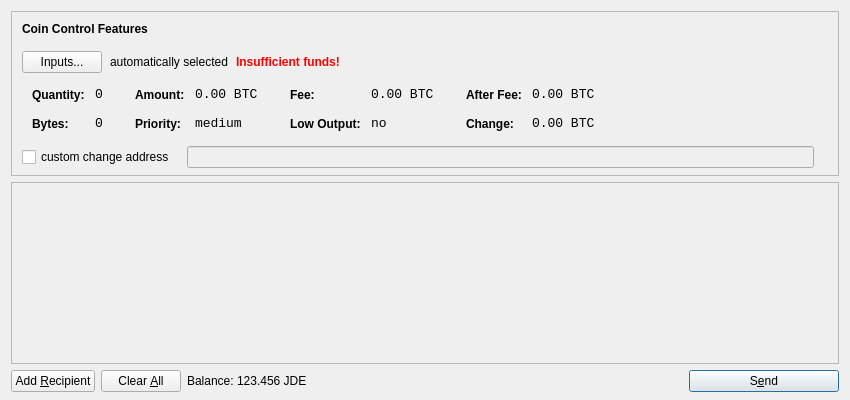
<?xml version="1.0" encoding="UTF-8"?>
<ui version="4.0">
 <class>SendCoinsDialog</class>
 <widget class="QDialog" name="SendCoinsDialog">
  <property name="geometry">
   <rect>
    <x>0</x>
    <y>0</y>
    <width>850</width>
    <height>400</height>
   </rect>
  </property>
  <property name="windowTitle">
   <string>Send Coins</string>
  </property>
  <layout class="QVBoxLayout" name="verticalLayout" stretch="0,1,0">
   <property name="bottomMargin">
    <number>8</number>
   </property>
   <item>
    <widget class="QFrame" name="frameCoinControl">
     <property name="sizePolicy">
      <sizepolicy hsizetype="Expanding" vsizetype="Expanding">
       <horstretch>0</horstretch>
       <verstretch>0</verstretch>
      </sizepolicy>
     </property>
     <property name="maximumSize">
      <size>
       <width>16777215</width>
       <height>16777215</height>
      </size>
     </property>
     <property name="frameShape">
      <enum>QFrame::StyledPanel</enum>
     </property>
     <property name="frameShadow">
      <enum>QFrame::Sunken</enum>
     </property>
     <layout class="QVBoxLayout" name="verticalLayoutCoinControl2">
      <property name="spacing">
       <number>-1</number>
      </property>
      <property name="leftMargin">
       <number>0</number>
      </property>
      <property name="topMargin">
       <number>0</number>
      </property>
      <property name="rightMargin">
       <number>0</number>
      </property>
      <property name="bottomMargin">
       <number>6</number>
      </property>
      <item>
       <layout class="QVBoxLayout" name="verticalLayoutCoinControl" stretch="0,0,0,0,1">
        <property name="spacing">
         <number>0</number>
        </property>
        <property name="leftMargin">
         <number>10</number>
        </property>
        <property name="topMargin">
         <number>10</number>
        </property>
        <item>
         <layout class="QHBoxLayout" name="horizontalLayoutCoinControl1">
          <property name="bottomMargin">
           <number>15</number>
          </property>
          <item>
           <widget class="QLabel" name="labelCoinControlFeatures">
            <property name="sizePolicy">
             <sizepolicy hsizetype="Preferred" vsizetype="Maximum">
              <horstretch>0</horstretch>
              <verstretch>0</verstretch>
             </sizepolicy>
            </property>
            <property name="font">
             <font>
              <weight>75</weight>
              <bold>true</bold>
             </font>
            </property>
            <property name="styleSheet">
             <string notr="true">font-weight:bold;</string>
            </property>
            <property name="text">
             <string>Coin Control Features</string>
            </property>
           </widget>
          </item>
         </layout>
        </item>
        <item>
         <layout class="QHBoxLayout" name="horizontalLayoutCoinControl2" stretch="0,0,0,0">
          <property name="spacing">
           <number>8</number>
          </property>
          <property name="bottomMargin">
           <number>10</number>
          </property>
          <item>
           <widget class="QPushButton" name="pushButtonCoinControl">
            <property name="styleSheet">
             <string notr="true"/>
            </property>
            <property name="text">
             <string>Inputs...</string>
            </property>
           </widget>
          </item>
          <item>
           <widget class="QLabel" name="labelCoinControlAutomaticallySelected">
            <property name="text">
             <string>automatically selected</string>
            </property>
            <property name="margin">
             <number>5</number>
            </property>
           </widget>
          </item>
          <item>
           <widget class="QLabel" name="labelCoinControlInsuffFunds">
            <property name="font">
             <font>
              <weight>75</weight>
              <bold>true</bold>
             </font>
            </property>
            <property name="styleSheet">
             <string notr="true">color:red;font-weight:bold;</string>
            </property>
            <property name="text">
             <string>Insufficient funds!</string>
            </property>
            <property name="margin">
             <number>5</number>
            </property>
           </widget>
          </item>
          <item>
           <spacer name="horizontalSpacerCoinControl">
            <property name="orientation">
             <enum>Qt::Horizontal</enum>
            </property>
            <property name="sizeHint" stdset="0">
             <size>
              <width>40</width>
              <height>1</height>
             </size>
            </property>
           </spacer>
          </item>
         </layout>
        </item>
        <item>
         <widget class="QWidget" name="widgetCoinControl" native="true">
          <property name="sizePolicy">
           <sizepolicy hsizetype="Preferred" vsizetype="Preferred">
            <horstretch>0</horstretch>
            <verstretch>0</verstretch>
           </sizepolicy>
          </property>
          <property name="minimumSize">
           <size>
            <width>0</width>
            <height>0</height>
           </size>
          </property>
          <property name="styleSheet">
           <string notr="true"/>
          </property>
          <layout class="QHBoxLayout" name="horizontalLayoutCoinControl5">
           <property name="margin">
            <number>0</number>
           </property>
           <item>
            <layout class="QHBoxLayout" name="horizontalLayoutCoinControl3" stretch="0,0,0,1">
             <property name="spacing">
              <number>20</number>
             </property>
             <property name="topMargin">
              <number>0</number>
             </property>
             <property name="bottomMargin">
              <number>10</number>
             </property>
             <item>
              <layout class="QFormLayout" name="formLayoutCoinControl1">
               <property name="horizontalSpacing">
                <number>10</number>
               </property>
               <property name="verticalSpacing">
                <number>14</number>
               </property>
               <property name="leftMargin">
                <number>10</number>
               </property>
               <property name="topMargin">
                <number>4</number>
               </property>
               <property name="rightMargin">
                <number>6</number>
               </property>
               <item row="0" column="0">
                <widget class="QLabel" name="labelCoinControlQuantityText">
                 <property name="styleSheet">
                  <string notr="true">font-weight:bold;</string>
                 </property>
                 <property name="text">
                  <string>Quantity:</string>
                 </property>
                 <property name="margin">
                  <number>0</number>
                 </property>
                </widget>
               </item>
               <item row="0" column="1">
                <widget class="QLabel" name="labelCoinControlQuantity">
                 <property name="font">
                  <font>
                   <family>Monospace</family>
                   <pointsize>10</pointsize>
                  </font>
                 </property>
                 <property name="cursor">
                  <cursorShape>IBeamCursor</cursorShape>
                 </property>
                 <property name="contextMenuPolicy">
                  <enum>Qt::ActionsContextMenu</enum>
                 </property>
                 <property name="text">
                  <string notr="true">0</string>
                 </property>
                 <property name="margin">
                  <number>0</number>
                 </property>
                 <property name="textInteractionFlags">
                  <set>Qt::LinksAccessibleByMouse|Qt::TextSelectableByKeyboard|Qt::TextSelectableByMouse</set>
                 </property>
                </widget>
               </item>
               <item row="1" column="0">
                <widget class="QLabel" name="labelCoinControlBytesText">
                 <property name="styleSheet">
                  <string notr="true">font-weight:bold;</string>
                 </property>
                 <property name="text">
                  <string>Bytes:</string>
                 </property>
                </widget>
               </item>
               <item row="1" column="1">
                <widget class="QLabel" name="labelCoinControlBytes">
                 <property name="font">
                  <font>
                   <family>Monospace</family>
                   <pointsize>10</pointsize>
                  </font>
                 </property>
                 <property name="cursor">
                  <cursorShape>IBeamCursor</cursorShape>
                 </property>
                 <property name="contextMenuPolicy">
                  <enum>Qt::ActionsContextMenu</enum>
                 </property>
                 <property name="text">
                  <string notr="true">0</string>
                 </property>
                 <property name="textInteractionFlags">
                  <set>Qt::LinksAccessibleByMouse|Qt::TextSelectableByKeyboard|Qt::TextSelectableByMouse</set>
                 </property>
                </widget>
               </item>
              </layout>
             </item>
             <item>
              <layout class="QFormLayout" name="formLayoutCoinControl2">
               <property name="horizontalSpacing">
                <number>10</number>
               </property>
               <property name="verticalSpacing">
                <number>14</number>
               </property>
               <property name="leftMargin">
                <number>6</number>
               </property>
               <property name="topMargin">
                <number>4</number>
               </property>
               <property name="rightMargin">
                <number>6</number>
               </property>
               <item row="0" column="0">
                <widget class="QLabel" name="labelCoinControlAmountText">
                 <property name="styleSheet">
                  <string notr="true">font-weight:bold;</string>
                 </property>
                 <property name="text">
                  <string>Amount:</string>
                 </property>
                 <property name="margin">
                  <number>0</number>
                 </property>
                </widget>
               </item>
               <item row="0" column="1">
                <widget class="QLabel" name="labelCoinControlAmount">
                 <property name="font">
                  <font>
                   <family>Monospace</family>
                   <pointsize>10</pointsize>
                  </font>
                 </property>
                 <property name="cursor">
                  <cursorShape>IBeamCursor</cursorShape>
                 </property>
                 <property name="contextMenuPolicy">
                  <enum>Qt::ActionsContextMenu</enum>
                 </property>
                 <property name="text">
                  <string notr="true">0.00 BTC</string>
                 </property>
                 <property name="textInteractionFlags">
                  <set>Qt::LinksAccessibleByMouse|Qt::TextSelectableByKeyboard|Qt::TextSelectableByMouse</set>
                 </property>
                </widget>
               </item>
               <item row="1" column="0">
                <widget class="QLabel" name="labelCoinControlPriorityText">
                 <property name="styleSheet">
                  <string notr="true">font-weight:bold;</string>
                 </property>
                 <property name="text">
                  <string>Priority:</string>
                 </property>
                </widget>
               </item>
               <item row="1" column="1">
                <widget class="QLabel" name="labelCoinControlPriority">
                 <property name="font">
                  <font>
                   <family>Monospace</family>
                   <pointsize>10</pointsize>
                  </font>
                 </property>
                 <property name="cursor">
                  <cursorShape>IBeamCursor</cursorShape>
                 </property>
                 <property name="contextMenuPolicy">
                  <enum>Qt::ActionsContextMenu</enum>
                 </property>
                 <property name="text">
                  <string>medium</string>
                 </property>
                 <property name="textInteractionFlags">
                  <set>Qt::LinksAccessibleByMouse|Qt::TextSelectableByKeyboard|Qt::TextSelectableByMouse</set>
                 </property>
                </widget>
               </item>
              </layout>
             </item>
             <item>
              <layout class="QFormLayout" name="formLayoutCoinControl3">
               <property name="horizontalSpacing">
                <number>10</number>
               </property>
               <property name="verticalSpacing">
                <number>14</number>
               </property>
               <property name="leftMargin">
                <number>6</number>
               </property>
               <property name="topMargin">
                <number>4</number>
               </property>
               <property name="rightMargin">
                <number>6</number>
               </property>
               <item row="0" column="0">
                <widget class="QLabel" name="labelCoinControlFeeText">
                 <property name="styleSheet">
                  <string notr="true">font-weight:bold;</string>
                 </property>
                 <property name="text">
                  <string>Fee:</string>
                 </property>
                 <property name="margin">
                  <number>0</number>
                 </property>
                </widget>
               </item>
               <item row="0" column="1">
                <widget class="QLabel" name="labelCoinControlFee">
                 <property name="font">
                  <font>
                   <family>Monospace</family>
                   <pointsize>10</pointsize>
                  </font>
                 </property>
                 <property name="cursor">
                  <cursorShape>IBeamCursor</cursorShape>
                 </property>
                 <property name="contextMenuPolicy">
                  <enum>Qt::ActionsContextMenu</enum>
                 </property>
                 <property name="text">
                  <string notr="true">0.00 BTC</string>
                 </property>
                 <property name="textInteractionFlags">
                  <set>Qt::LinksAccessibleByMouse|Qt::TextSelectableByKeyboard|Qt::TextSelectableByMouse</set>
                 </property>
                </widget>
               </item>
               <item row="1" column="0">
                <widget class="QLabel" name="labelCoinControlLowOutputText">
                 <property name="styleSheet">
                  <string notr="true">font-weight:bold;</string>
                 </property>
                 <property name="text">
                  <string>Low Output:</string>
                 </property>
                </widget>
               </item>
               <item row="1" column="1">
                <widget class="QLabel" name="labelCoinControlLowOutput">
                 <property name="font">
                  <font>
                   <family>Monospace</family>
                   <pointsize>10</pointsize>
                  </font>
                 </property>
                 <property name="cursor">
                  <cursorShape>IBeamCursor</cursorShape>
                 </property>
                 <property name="contextMenuPolicy">
                  <enum>Qt::ActionsContextMenu</enum>
                 </property>
                 <property name="text">
                  <string>no</string>
                 </property>
                 <property name="textInteractionFlags">
                  <set>Qt::LinksAccessibleByMouse|Qt::TextSelectableByKeyboard|Qt::TextSelectableByMouse</set>
                 </property>
                </widget>
               </item>
              </layout>
             </item>
             <item>
              <layout class="QFormLayout" name="formLayoutCoinControl4">
               <property name="horizontalSpacing">
                <number>10</number>
               </property>
               <property name="verticalSpacing">
                <number>14</number>
               </property>
               <property name="leftMargin">
                <number>6</number>
               </property>
               <property name="topMargin">
                <number>4</number>
               </property>
               <property name="rightMargin">
                <number>6</number>
               </property>
               <item row="0" column="0">
                <widget class="QLabel" name="labelCoinControlAfterFeeText">
                 <property name="styleSheet">
                  <string notr="true">font-weight:bold;</string>
                 </property>
                 <property name="text">
                  <string>After Fee:</string>
                 </property>
                 <property name="margin">
                  <number>0</number>
                 </property>
                </widget>
               </item>
               <item row="0" column="1">
                <widget class="QLabel" name="labelCoinControlAfterFee">
                 <property name="font">
                  <font>
                   <family>Monospace</family>
                   <pointsize>10</pointsize>
                  </font>
                 </property>
                 <property name="cursor">
                  <cursorShape>IBeamCursor</cursorShape>
                 </property>
                 <property name="contextMenuPolicy">
                  <enum>Qt::ActionsContextMenu</enum>
                 </property>
                 <property name="text">
                  <string notr="true">0.00 BTC</string>
                 </property>
                 <property name="textInteractionFlags">
                  <set>Qt::LinksAccessibleByMouse|Qt::TextSelectableByKeyboard|Qt::TextSelectableByMouse</set>
                 </property>
                </widget>
               </item>
               <item row="1" column="0">
                <widget class="QLabel" name="labelCoinControlChangeText">
                 <property name="styleSheet">
                  <string notr="true">font-weight:bold;</string>
                 </property>
                 <property name="text">
                  <string>Change:</string>
                 </property>
                </widget>
               </item>
               <item row="1" column="1">
                <widget class="QLabel" name="labelCoinControlChange">
                 <property name="font">
                  <font>
                   <family>Monospace</family>
                   <pointsize>10</pointsize>
                  </font>
                 </property>
                 <property name="cursor">
                  <cursorShape>IBeamCursor</cursorShape>
                 </property>
                 <property name="contextMenuPolicy">
                  <enum>Qt::ActionsContextMenu</enum>
                 </property>
                 <property name="text">
                  <string notr="true">0.00 BTC</string>
                 </property>
                 <property name="textInteractionFlags">
                  <set>Qt::LinksAccessibleByMouse|Qt::TextSelectableByKeyboard|Qt::TextSelectableByMouse</set>
                 </property>
                </widget>
               </item>
              </layout>
             </item>
            </layout>
           </item>
          </layout>
         </widget>
        </item>
        <item>
         <layout class="QHBoxLayout" name="horizontalLayoutCoinControl4" stretch="0,0,0">
          <property name="spacing">
           <number>12</number>
          </property>
          <property name="sizeConstraint">
           <enum>QLayout::SetDefaultConstraint</enum>
          </property>
          <property name="topMargin">
           <number>5</number>
          </property>
          <property name="rightMargin">
           <number>5</number>
          </property>
          <item>
           <widget class="QCheckBox" name="checkBoxCoinControlChange">
            <property name="text">
             <string>custom change address</string>
            </property>
           </widget>
          </item>
          <item>
           <widget class="QLineEdit" name="lineEditCoinControlChange">
            <property name="enabled">
             <bool>false</bool>
            </property>
            <property name="sizePolicy">
             <sizepolicy hsizetype="Expanding" vsizetype="Fixed">
              <horstretch>0</horstretch>
              <verstretch>0</verstretch>
             </sizepolicy>
            </property>
           </widget>
          </item>
          <item>
           <widget class="QLabel" name="labelCoinControlChangeLabel">
            <property name="sizePolicy">
             <sizepolicy hsizetype="Preferred" vsizetype="Expanding">
              <horstretch>0</horstretch>
              <verstretch>0</verstretch>
             </sizepolicy>
            </property>
            <property name="minimumSize">
             <size>
              <width>0</width>
              <height>0</height>
             </size>
            </property>
            <property name="text">
             <string/>
            </property>
            <property name="margin">
             <number>3</number>
            </property>
           </widget>
          </item>
         </layout>
        </item>
        <item>
         <spacer name="verticalSpacerCoinControl">
          <property name="orientation">
           <enum>Qt::Vertical</enum>
          </property>
          <property name="sizeHint" stdset="0">
           <size>
            <width>800</width>
            <height>1</height>
           </size>
          </property>
         </spacer>
        </item>
       </layout>
      </item>
     </layout>
    </widget>
   </item>
   <item>
    <widget class="QScrollArea" name="scrollArea">
     <property name="widgetResizable">
      <bool>true</bool>
     </property>
     <widget class="QWidget" name="scrollAreaWidgetContents">
      <property name="geometry">
       <rect>
        <x>0</x>
        <y>0</y>
        <width>830</width>
        <height>165</height>
       </rect>
      </property>
      <layout class="QVBoxLayout" name="verticalLayout_2">
       <property name="margin">
        <number>0</number>
       </property>
       <item>
        <layout class="QVBoxLayout" name="entries">
         <property name="spacing">
          <number>6</number>
         </property>
        </layout>
       </item>
       <item>
        <spacer name="verticalSpacer">
         <property name="orientation">
          <enum>Qt::Vertical</enum>
         </property>
         <property name="sizeHint" stdset="0">
          <size>
           <width>20</width>
           <height>40</height>
          </size>
         </property>
        </spacer>
       </item>
      </layout>
     </widget>
    </widget>
   </item>
   <item>
    <layout class="QHBoxLayout" name="horizontalLayout">
     <item>
      <widget class="QPushButton" name="addButton">
       <property name="toolTip">
        <string>Send to multiple recipients at once</string>
       </property>
       <property name="text">
        <string>Add &amp;Recipient</string>
       </property>
       <property name="icon">
        <iconset resource="../bitcoin.qrc">
         <normaloff>:/icons/add</normaloff>:/icons/add</iconset>
       </property>
       <property name="autoDefault">
        <bool>false</bool>
       </property>
      </widget>
     </item>
     <item>
      <widget class="QPushButton" name="clearButton">
       <property name="sizePolicy">
        <sizepolicy hsizetype="Minimum" vsizetype="Fixed">
         <horstretch>0</horstretch>
         <verstretch>0</verstretch>
        </sizepolicy>
       </property>
       <property name="toolTip">
        <string>Remove all transaction fields</string>
       </property>
       <property name="text">
        <string>Clear &amp;All</string>
       </property>
       <property name="icon">
        <iconset resource="../bitcoin.qrc">
         <normaloff>:/icons/remove</normaloff>:/icons/remove</iconset>
       </property>
       <property name="autoRepeatDelay">
        <number>300</number>
       </property>
       <property name="autoDefault">
        <bool>false</bool>
       </property>
      </widget>
     </item>
     <item>
      <layout class="QHBoxLayout" name="horizontalLayout_2">
       <property name="spacing">
        <number>3</number>
       </property>
       <item>
        <widget class="QLabel" name="label">
         <property name="text">
          <string>Balance:</string>
         </property>
        </widget>
       </item>
       <item>
        <widget class="QLabel" name="labelBalance">
         <property name="cursor">
          <cursorShape>IBeamCursor</cursorShape>
         </property>
         <property name="text">
          <string>123.456 JDE</string>
         </property>
         <property name="textInteractionFlags">
          <set>Qt::LinksAccessibleByMouse|Qt::TextSelectableByKeyboard|Qt::TextSelectableByMouse</set>
         </property>
        </widget>
       </item>
      </layout>
     </item>
     <item>
      <spacer name="horizontalSpacer">
       <property name="orientation">
        <enum>Qt::Horizontal</enum>
       </property>
       <property name="sizeHint" stdset="0">
        <size>
         <width>40</width>
         <height>20</height>
        </size>
       </property>
      </spacer>
     </item>
     <item>
      <widget class="QPushButton" name="sendButton">
       <property name="minimumSize">
        <size>
         <width>150</width>
         <height>0</height>
        </size>
       </property>
       <property name="toolTip">
        <string>Confirm the send action</string>
       </property>
       <property name="text">
        <string>S&amp;end</string>
       </property>
       <property name="icon">
        <iconset resource="../bitcoin.qrc">
         <normaloff>:/icons/send</normaloff>:/icons/send</iconset>
       </property>
       <property name="default">
        <bool>true</bool>
       </property>
      </widget>
     </item>
    </layout>
   </item>
  </layout>
 </widget>
 <resources>
  <include location="../bitcoin.qrc"/>
 </resources>
 <connections/>
</ui>
